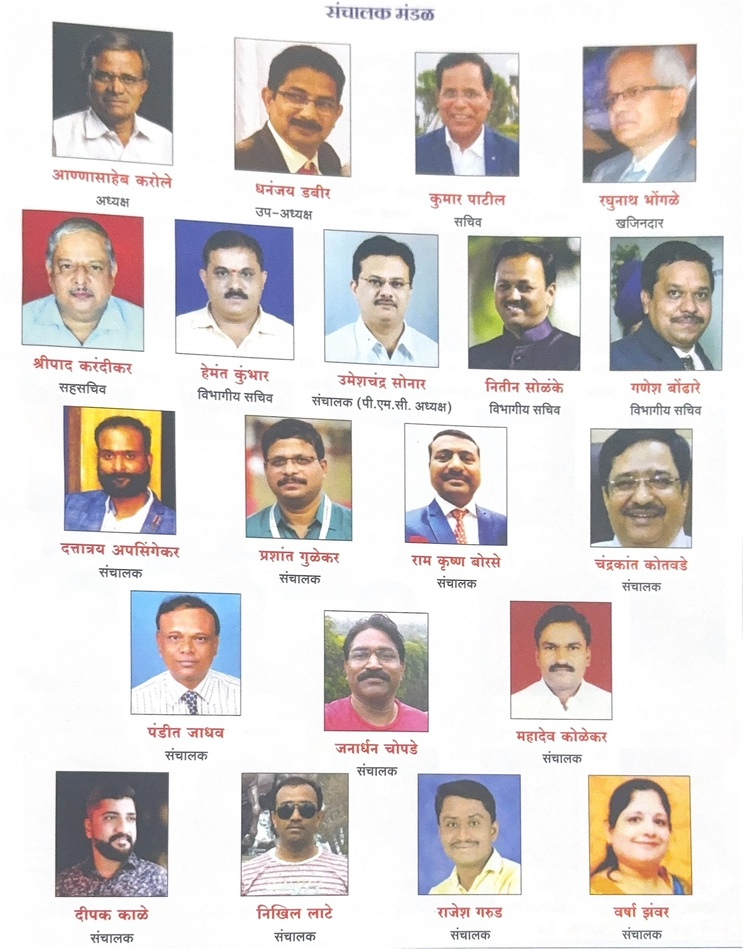
#> input picture client/src/assets/second_committee/member_1.jpeg, 743 x 949 px, shrunk from 1766 x 2256 before the run, found by its file name
$ python extract_faces.py
#> lines starting #> are read from the running program, lines starting #| are printed output that depends on the picture
import cv2
import os

image_path = "/Users/atharvpatil/Downloads/Lab/client/src/assets/second_committee/member_1.jpeg"
output_dir = "/Users/atharvpatil/Downloads/Lab/client/src/assets/second_committee/faces"
os.makedirs(output_dir, exist_ok=True)

img = cv2.imread(image_path)
#> img is the input picture: shape (949, 743, 3); mean B, G, R 211, 212.9, 219.1
gray = cv2.cvtColor(img, cv2.COLOR_BGR2GRAY)
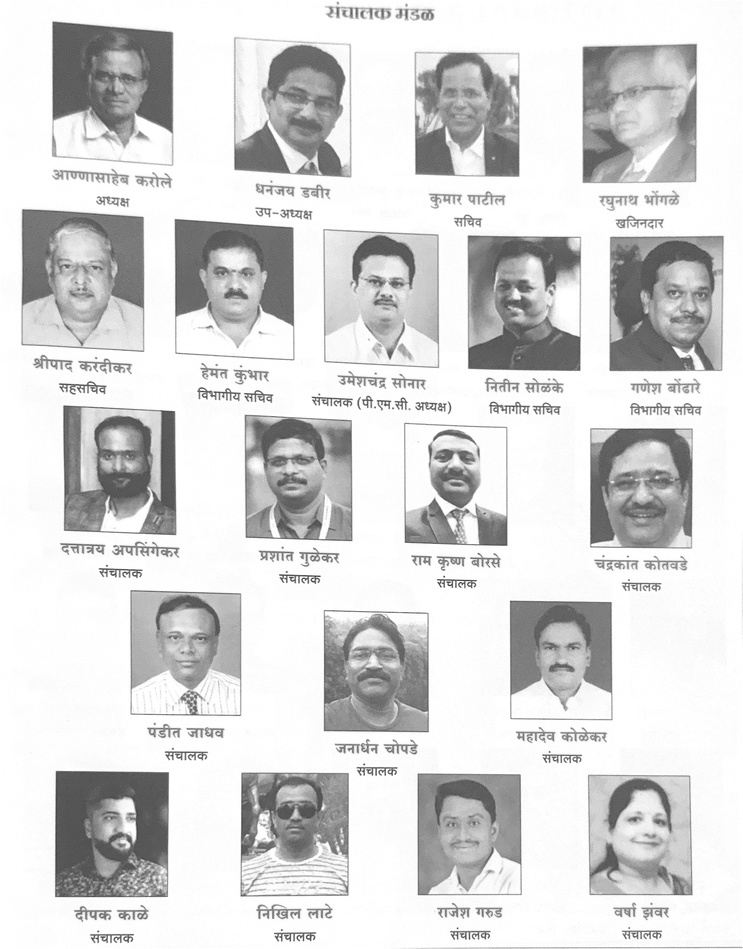
#> gray: shape (949, 743); min 55, max 255, mean 214.6

face_cascade = cv2.CascadeClassifier(cv2.data.haarcascades + 'haarcascade_frontalface_default.xml')
# Trying different scale factors and minNeighbors to get exactly 20 faces if possible
faces = face_cascade.detectMultiScale(gray, scaleFactor=1.1, minNeighbors=5, minSize=(30, 30))
#> faces = 20 rows, first 6: [85, 54, 62, 62], [93, 797, 56, 56], [431, 70, 58, 58], [155, 614, 64, 64], [352, 257, 67, 67], [88, 432, 62, 62]

print(f"Detected {len(faces)} faces.")
#| Detected 20 faces.

# Sort faces by Y coordinate (rows) and then X coordinate (columns)
# We can use a tolerance for Y to group them into rows
faces_list = list(faces)
#> faces_list = 20 items, first 6: [85, 54, 62, 62], [93, 797, 56, 56], [431, 70, 58, 58], [155, 614, 64, 64], [352, 257, 67, 67], [88, 432, 62, 62]
faces_list.sort(key=lambda f: (f[1] // 100, f[0])) # Group by Y with 100px tolerance, then sort by X

for i, (x, y, w, h) in enumerate(faces_list):
    # Expand the box a little to get more of the head/shoulders
    margin = int(w * 0.3)
    x1 = max(0, x - margin)
    y1 = max(0, y - margin)
    x2 = min(img.shape[1], x + w + margin)
    y2 = min(img.shape[0], y + h + margin)

    face_img = img[y1:y2, x1:x2]
    out_path = os.path.join(output_dir, f"detected_{i+1}.jpeg")
    cv2.imwrite(out_path, face_img)
#> this loop made 20 passes
#> (x, y, w, h, margin, x1, y1, x2) on passes 1 to 12: (85, 54, 62, 62, 18, 67, 36, 165), (266, 67, 82, 82, 24, 242, 43, 372), (431, 70, 58, 58, 17, 414, 53, 506), (558, 53, 116, 116, 34, 524, 19, 708), (44, 239, 76, 76, 22, 22, 217, 142), (199, 246, 72, 72, 21, 178, 225, 292), (352, 257, 67, 67, 20, 332, 237, 439), (484, 263, 62, 62, 18, 466, 245, 564), (647, 263, 79, 79, 23, 624, 240, 743), (88, 432, 62, 62, 18, 70, 414, 168), (257, 435, 67, 67, 20, 237, 415, 344), (423, 433, 62, 62, 18, 405, 415, 503)
#> pass 1, `face_img = img[y1:y2, x1:x2]`:
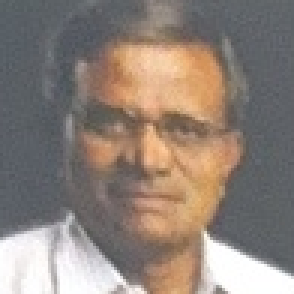
#> face_img: shape (98, 98, 3) (shown 3 times larger); mean B, G, R 120.6, 129.4, 142.2
#> pass 2, `face_img = img[y1:y2, x1:x2]`:
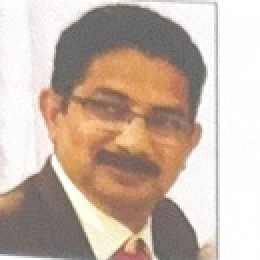
#> face_img: shape (130, 130, 3) (shown 2 times larger); mean B, G, R 168, 180.6, 198.7
#> pass 3, `face_img = img[y1:y2, x1:x2]`:
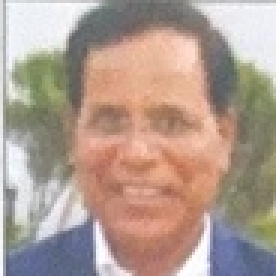
#> face_img: shape (92, 92, 3) (shown 3 times larger); mean B, G, R 145.1, 156.5, 176.8

print("Saved cropped faces.")

$ run again, with client/src/assets/second_committee/face_10.jpeg copied over client/src/assets/second_committee/member_1.jpeg
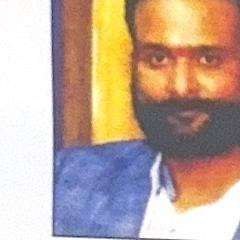
#> input picture client/src/assets/second_committee/face_10.jpeg, 240 x 240 px, found by its file name
#> img is the input picture: shape (240, 240, 3); mean B, G, R 153.6, 168.4, 192
#> `gray = cv2.cvtColor(img, cv2.COLOR_BGR2GRAY)`:
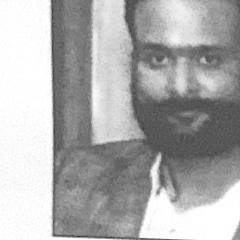
#> gray: shape (240, 240); min 47, max 255, mean 173.8
#> faces = [[124, 18, 112, 112]]
#| Detected 1 faces.
#> the loop `for i, (x, y, w, h) in enumerate(faces_list):` made 1 pass
#> (x, y, w, h, margin, x1, y1, x2) on pass 1: (124, 18, 112, 112, 33, 91, 0, 240)
#> pass 1, `face_img = img[y1:y2, x1:x2]`:
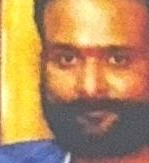
#> face_img: shape (163, 149, 3); mean B, G, R 94, 143, 184.7

$ run again, with client/src/assets/second_committee/face_11.jpeg copied over client/src/assets/second_committee/member_1.jpeg
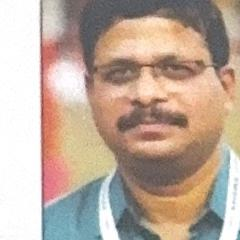
#> input picture client/src/assets/second_committee/face_11.jpeg, 240 x 240 px, found by its file name
#> img is the input picture: shape (240, 240, 3); mean B, G, R 155.5, 169.9, 189.8
#> `gray = cv2.cvtColor(img, cv2.COLOR_BGR2GRAY)`:
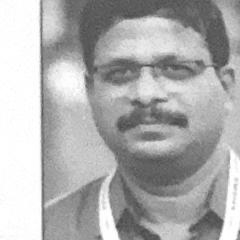
#> gray: shape (240, 240); min 72, max 255, mean 174.2
#> faces = [[72, 14, 147, 147]]
#| Detected 1 faces.
#> the loop `for i, (x, y, w, h) in enumerate(faces_list):` made 1 pass
#> (x, y, w, h, margin, x1, y1, x2) on pass 1: (72, 14, 147, 147, 44, 28, 0, 240)
#> pass 1, `face_img = img[y1:y2, x1:x2]`:
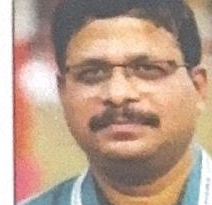
#> face_img: shape (205, 212, 3); mean B, G, R 139.3, 157.6, 185.2
